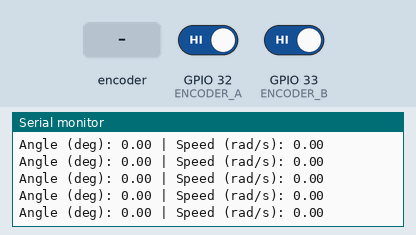
Simulated run of this program. Board: ESP32. Shown: the last lines printed to the serial monitor. Inputs (shaded band) come from the test bench; at power-on: GPIO 32 (ENCODER_A) HIGH, GPIO 33 (ENCODER_B) HIGH.

Above: at 1.2 s.
1.3 s: rotary encoder on GPIO 32 (ENCODER_A) / GPIO 33 (ENCODER_B) turned 1 step (first pin leading)
At 1.9 s:
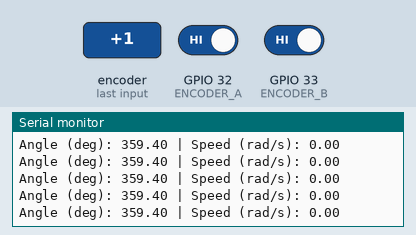
3.0 s: rotary encoder on GPIO 32 (ENCODER_A) / GPIO 33 (ENCODER_B) turned 1 step (first pin leading)
At 3.5 s:
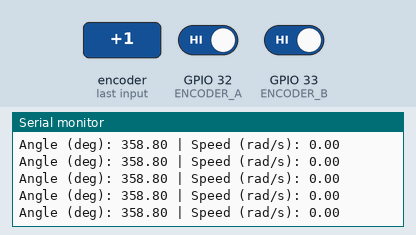
Timing chart, 0 to 6.0 s (numbered marks = the images above; inputs shaded):
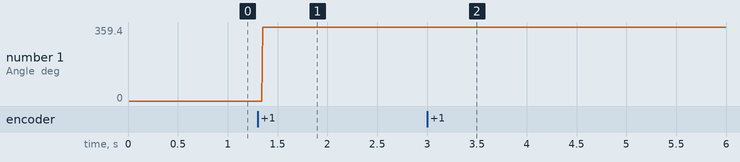

The program:

main.cpp
```cpp
#include <Arduino.h>

// Encoder pins
#define ENCODER_A 32
#define ENCODER_B 33

// Encoder parameters
const int CPR = 600;            // Counts per revolution
const float TWOPI = 6.2831853;

// Shared variables =
volatile long encoderCount = 0;

// Timing variables
unsigned long lastTime = 0;
long lastCount = 0;

// Output variables
float angle_rad = 0.0;
float speed_rad_s = 0.0;

// Interrupt Service Routine
void IRAM_ATTR encoderISR() {
    int b = digitalRead(ENCODER_B);

    if (b == HIGH)
        encoderCount++;
    else
        encoderCount--;
}

void setup() {
    Serial.begin(115200);

    pinMode(ENCODER_A, INPUT_PULLUP);
    pinMode(ENCODER_B, INPUT_PULLUP);

    attachInterrupt(digitalPinToInterrupt(ENCODER_A),
                    encoderISR, RISING);

    lastTime = millis();

    Serial.println("ESP32 Rotary Encoder Initialized");
}

void loop() {
    unsigned long currentTime = millis();
    float Ts = (currentTime - lastTime) / 1000.0;

    if (Ts >= 0.01) {   // 10 ms sampling time

        long currentCount = encoderCount;
        long delta = currentCount - lastCount;

        // ================= Position =================
        // Raw angle in degrees
        float angle_deg = (currentCount * 360.0) / CPR;

        // making angle from 0 to 360
        angle_deg = fmod(angle_deg, 360.0);
        if (angle_deg < 0)
            angle_deg += 360.0;

        // speed
        speed_rad_s = (delta * TWOPI) / (CPR * Ts);

        // output
        Serial.print("Angle (deg): ");
        Serial.print(angle_deg, 2);
        Serial.print(" | Speed (rad/s): ");
        Serial.println(speed_rad_s, 2);

        lastCount = currentCount;
        lastTime = currentTime;
    }
}
```

Measured:
- after the input at 1.3 s, the serial monitor: prints a new line after 0.05 s (image 1)
- after the input at 3.0 s, the serial monitor: prints a new line after 0.06 s (image 2)
- plotted number 1: 0 → 359.4 after the input at 1.3 s, 359.4 → 358.8 after the input at 3.0 s
